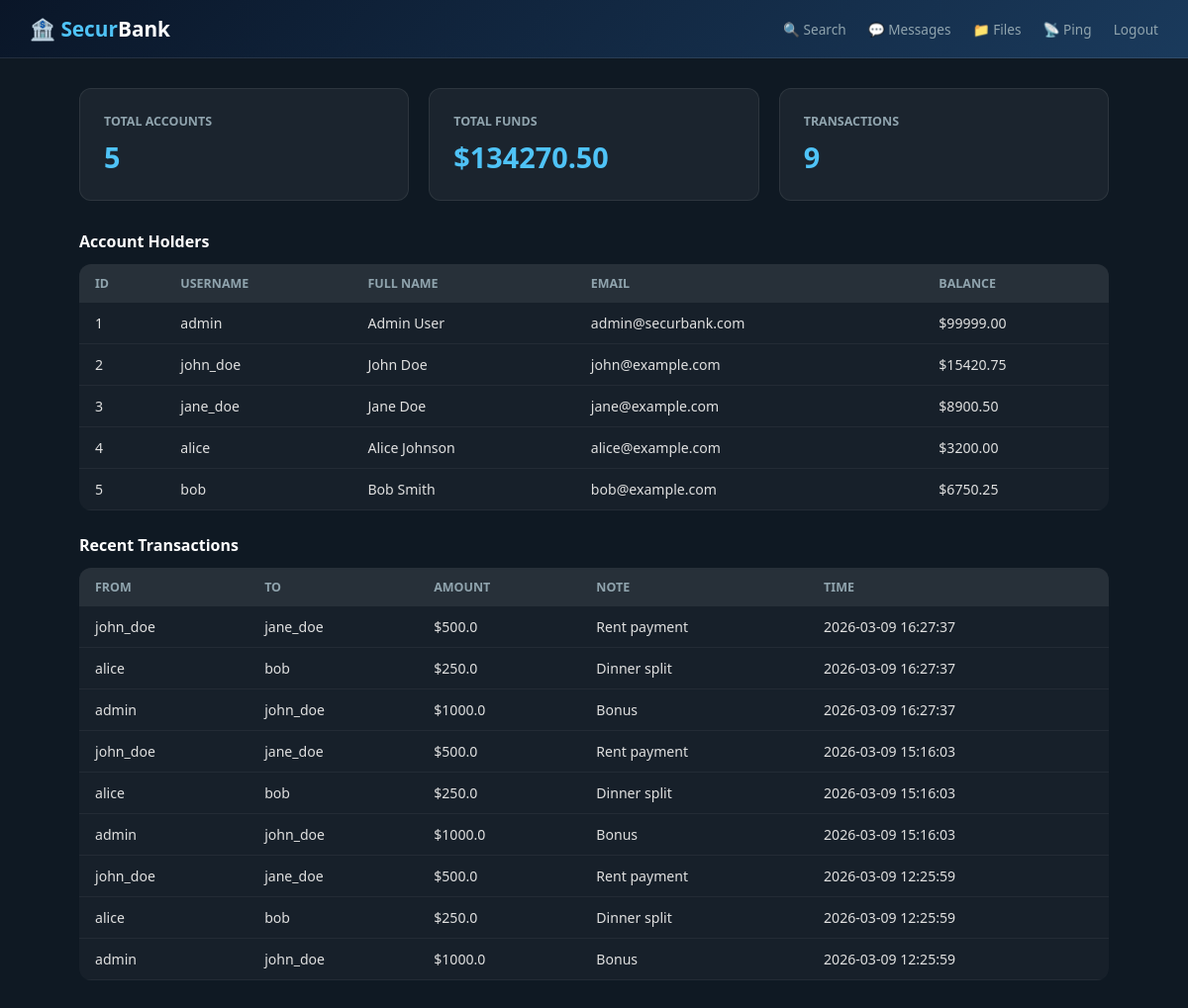
The page /dashboard (signed in) on the database as committed earlier.
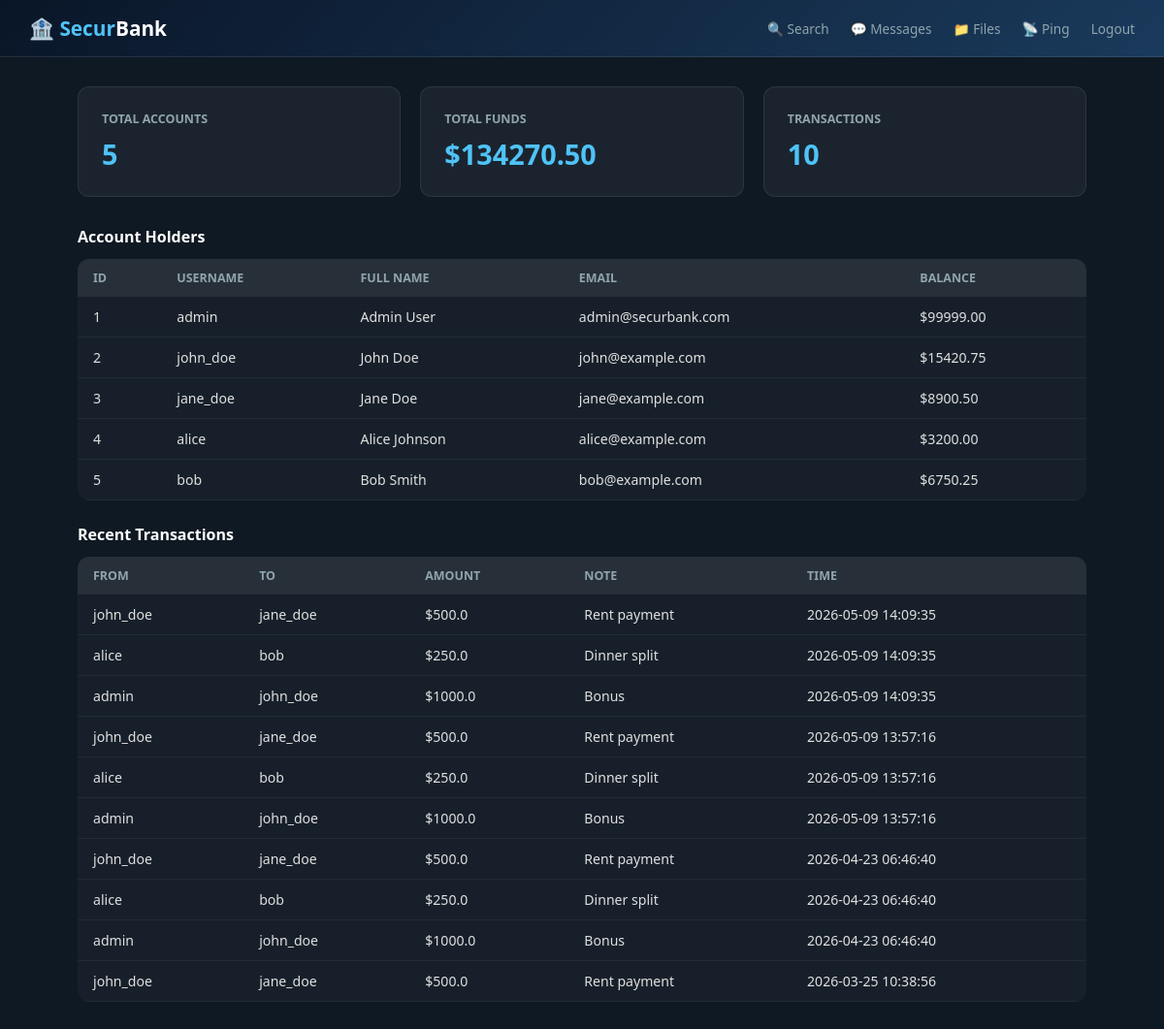
The same page on the database as committed later.
### tables this page shows
CREATE TABLE users (
            id        INTEGER PRIMARY KEY AUTOINCREMENT,
            username  TEXT NOT NULL UNIQUE,
            password  TEXT NOT NULL,
            full_name TEXT,
            email     TEXT,
            balance   REAL DEFAULT 0.00
        );

CREATE TABLE transactions (
            id         INTEGER PRIMARY KEY AUTOINCREMENT,
            from_user  TEXT,
            to_user    TEXT,
            amount     REAL,
            note       TEXT,
            created_at DATETIME DEFAULT CURRENT_TIMESTAMP
        );

### routes/bank.py (the view)
@bank_bp.route('/dashboard')
@login_required
def dashboard():
    conn   = get_db()
    users  = conn.execute('SELECT * FROM users').fetchall()
    txns   = conn.execute(
        'SELECT * FROM transactions ORDER BY created_at DESC LIMIT 10'
    ).fetchall()
    conn.close()
    return render_template('dashboard.html', users=users, transactions=txns)

### db/init_db.py (called while the page is built)
def get_db():
    conn = sqlite3.connect(DB_PATH)
    conn.row_factory = sqlite3.Row
    return conn

### routes/bank.py (called while the page is built)
def login_required(f):
    from functools import wraps
    @wraps(f)
    def decorated(*args, **kwargs):
        if 'user' not in session:
            return redirect('/login')
        return f(*args, **kwargs)
    return decorated

### templates/dashboard.html (shortened to what this page needs)
<!DOCTYPE html>
<html lang="en">
<head><meta charset="UTF-8"/><title>SecurBank — Dashboard</title>
</head>
<body>
<nav>
  <h1>🏦 <span>Secur</span>Bank</h1>
  <div>
    <a href="/search">🔍 Search</a>
    <a href="/messages">💬 Messages</a>
    <a href="/files">📁 Files</a>
    <a href="/ping">📡 Ping</a>
    <a href="/logout">Logout</a>
  </div>
</nav>
<div class="main">
  <div class="cards">
    <div class="card"><h3>Total Accounts</h3>
      <div class="val">{{ users|length }}</div></div>
    <div class="card"><h3>Total Funds</h3>
      <div class="val">${{ "%.2f"|format(users|sum(attribute='balance')) }}</div></div>
    <div class="card"><h3>Transactions</h3>
      <div class="val">{{ transactions|length }}</div></div>
  </div>
  <div class="sec">Account Holders</div>
  <table>
    <tr><th>ID</th><th>Username</th><th>Full Name</th><th>Email</th><th>Balance</th></tr>
    {% for u in users %}
    <tr><td>{{u.id}}</td><td>{{u.username}}</td><td>{{u.full_name}}</td>
        <td>{{u.email}}</td><td>${{"%.2f"|format(u.balance)}}</td></tr>
    {% endfor %}
  </table>
  <div class="sec">Recent Transactions</div>
  <table>
    <tr><th>From</th><th>To</th><th>Amount</th><th>Note</th><th>Time</th></tr>
    {% for t in transactions %}
    <tr><td>{{t.from_user}}</td><td>{{t.to_user}}</td><td>${{t.amount}}</td>
        <td>{{t.note}}</td><td>{{t.created_at}}</td></tr>
    {% endfor %}
  </table>
</div>
</body></html>

Rows that differ between the two databases and show on the page:
no longer on this page (row unchanged): transactions: from_user "john_doe", to_user "jane_doe", amount "500.0", note "Rent payment", created_at "2026-03-09 16:27:37"
no longer on this page (row unchanged): transactions: from_user "alice", to_user "bob", amount "250.0", note "Dinner split", created_at "2026-03-09 16:27:37"
no longer on this page (row unchanged): transactions: from_user "admin", to_user "john_doe", amount "1000.0", note "Bonus", created_at "2026-03-09 16:27:37"
no longer on this page (row unchanged): transactions: from_user "john_doe", to_user "jane_doe", amount "500.0", note "Rent payment", created_at "2026-03-09 15:16:03"
no longer on this page (row unchanged): transactions: from_user "alice", to_user "bob", amount "250.0", note "Dinner split", created_at "2026-03-09 15:16:03"
no longer on this page (row unchanged): transactions: from_user "admin", to_user "john_doe", amount "1000.0", note "Bonus", created_at "2026-03-09 15:16:03"
no longer on this page (row unchanged): transactions: from_user "john_doe", to_user "jane_doe", amount "500.0", note "Rent payment", created_at "2026-03-09 12:25:59"
no longer on this page (row unchanged): transactions: from_user "alice", to_user "bob", amount "250.0", note "Dinner split", created_at "2026-03-09 12:25:59"
no longer on this page (row unchanged): transactions: from_user "admin", to_user "john_doe", amount "1000.0", note "Bonus", created_at "2026-03-09 12:25:59"
added transactions: from_user "john_doe", to_user "jane_doe", amount "500.0", note "Rent payment", created_at "2026-05-09 14:09:35"
added transactions: from_user "alice", to_user "bob", amount "250.0", note "Dinner split", created_at "2026-05-09 14:09:35"
added transactions: from_user "admin", to_user "john_doe", amount "1000.0", note "Bonus", created_at "2026-05-09 14:09:35"
added transactions: from_user "john_doe", to_user "jane_doe", amount "500.0", note "Rent payment", created_at "2026-05-09 13:57:16"
added transactions: from_user "alice", to_user "bob", amount "250.0", note "Dinner split", created_at "2026-05-09 13:57:16"
added transactions: from_user "admin", to_user "john_doe", amount "1000.0", note "Bonus", created_at "2026-05-09 13:57:16"
added transactions: from_user "john_doe", to_user "jane_doe", amount "500.0", note "Rent payment", created_at "2026-04-23 06:46:40"
added transactions: from_user "alice", to_user "bob", amount "250.0", note "Dinner split", created_at "2026-04-23 06:46:40"
added transactions: from_user "admin", to_user "john_doe", amount "1000.0", note "Bonus", created_at "2026-04-23 06:46:40"
added transactions: from_user "john_doe", to_user "jane_doe", amount "500.0", note "Rent payment", created_at "2026-03-25 10:38:56"
Other text that changed with them:
{{ transactions|length }}: "9" → "10"
